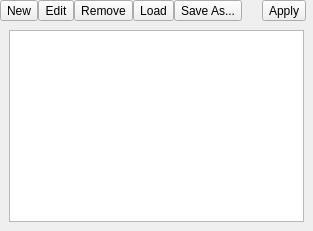
         <widget class="QWidget" name="templatesLibraryPage">
          <layout class="QGridLayout" name="gridLayout_13">
           <property name="leftMargin">
            <number>0</number>
           </property>
           <property name="topMargin">
            <number>0</number>
           </property>
           <property name="rightMargin">
            <number>0</number>
           </property>
           <property name="bottomMargin">
            <number>0</number>
           </property>
           <property name="spacing">
            <number>0</number>
           </property>
           <item row="1" column="0" colspan="8">
            <widget class="QWidget" name="templatesLibraryPageWidget" native="true">
             <layout class="QGridLayout" name="gridLayout_8">
              <item row="0" column="0">
               <widget class="QTableView" name="templates">
                <property name="editTriggers">
                 <set>QAbstractItemView::NoEditTriggers</set>
                </property>
                <property name="alternatingRowColors">
                 <bool>true</bool>
                </property>
                <property name="selectionMode">
                 <enum>QAbstractItemView::SingleSelection</enum>
                </property>
                <property name="selectionBehavior">
                 <enum>QAbstractItemView::SelectRows</enum>
                </property>
                <property name="verticalScrollMode">
                 <enum>QAbstractItemView::ScrollPerPixel</enum>
                </property>
                <property name="sortingEnabled">
                 <bool>true</bool>
                </property>
                <attribute name="horizontalHeaderVisible">
                 <bool>false</bool>
                </attribute>
                <attribute name="horizontalHeaderStretchLastSection">
                 <bool>true</bool>
                </attribute>
                <attribute name="verticalHeaderVisible">
                 <bool>false</bool>
                </attribute>
               </widget>
              </item>
             </layout>
            </widget>
           </item>
           <item row="0" column="6">
            <widget class="FlatButton" name="applyTemplate">
             <property name="toolTip">
              <string>Apply Selected Template</string>
             </property>
             <property name="text">
              <string>Apply</string>
             </property>
             <property name="icon">
              <iconset resource="../../../scenarist-core/Resources/Resources.qrc">
               <normaloff>:/Graphics/Icons/Editing/checkmark.png</normaloff>:/Graphics/Icons/Editing/checkmark.png</iconset>
             </property>
            </widget>
           </item>
           <item row="0" column="0">
            <widget class="FlatButton" name="newTemplate">
             <property name="toolTip">
              <string>Add Template</string>
             </property>
             <property name="text">
              <string>New</string>
             </property>
             <property name="icon">
              <iconset resource="../../../scenarist-core/Resources/Resources.qrc">
               <normaloff>:/Graphics/Icons/Editing/add.png</normaloff>:/Graphics/Icons/Editing/add.png</iconset>
             </property>
            </widget>
           </item>
           <item row="0" column="1">
            <widget class="FlatButton" name="editTemplate">
             <property name="toolTip">
              <string>Edit Selected Template</string>
             </property>
             <property name="text">
              <string>Edit</string>
             </property>
             <property name="icon">
              <iconset resource="../../../scenarist-core/Resources/Resources.qrc">
               <normaloff>:/Graphics/Icons/Editing/edit.png</normaloff>:/Graphics/Icons/Editing/edit.png</iconset>
             </property>
            </widget>
           </item>
           <item row="0" column="2">
            <widget class="FlatButton" name="removeTemplate">
             <property name="toolTip">
              <string>Delete Selected Template</string>
             </property>
             <property name="text">
              <string>Remove</string>
             </property>
             <property name="icon">
              <iconset resource="../../../scenarist-core/Resources/Resources.qrc">
               <normaloff>:/Graphics/Icons/Editing/delete.png</normaloff>:/Graphics/Icons/Editing/delete.png</iconset>
             </property>
            </widget>
           </item>
           <item row="0" column="3">
            <widget class="FlatButton" name="loadTemplate">
             <property name="toolTip">
              <string>Load Template From File</string>
             </property>
             <property name="text">
              <string>Load</string>
             </property>
             <property name="icon">
              <iconset resource="../../../scenarist-core/Resources/Resources.qrc">
               <normaloff>:/Graphics/Icons/folder.png</normaloff>:/Graphics/Icons/folder.png</iconset>
             </property>
            </widget>
           </item>
           <item row="0" column="4">
            <widget class="FlatButton" name="saveTemplate">
             <property name="toolTip">
              <string>Save Template To File</string>
             </property>
             <property name="text">
              <string>Save As...</string>
             </property>
             <property name="icon">
              <iconset resource="../../../scenarist-core/Resources/Resources.qrc">
               <normaloff>:/Graphics/Icons/Editing/save.png</normaloff>:/Graphics/Icons/Editing/save.png</iconset>
             </property>
            </widget>
           </item>
           <item row="0" column="7">
            <widget class="QLabel" name="topRightEmptyLabel_5">
             <property name="text">
              <string/>
             </property>
            </widget>
           </item>
           <item row="0" column="5">
            <widget class="QLabel" name="topRightEmptyLabel_7">
             <property name="sizePolicy">
              <sizepolicy hsizetype="Fixed" vsizetype="Preferred">
               <horstretch>0</horstretch>
               <verstretch>0</verstretch>
              </sizepolicy>
             </property>
             <property name="minimumSize">
              <size>
               <width>20</width>
               <height>0</height>
              </size>
             </property>
             <property name="maximumSize">
              <size>
               <width>20</width>
               <height>16777215</height>
              </size>
             </property>
             <property name="text">
              <string/>
             </property>
            </widget>
           </item>
          </layout>
         </widget>
